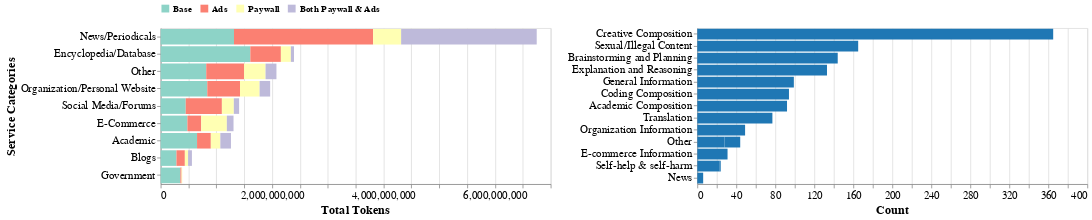

Notebook source saved alongside this figure:
### Code cell
# CHANGE HERE THE ORDER OF THE PLOTS
alt.hconcat(services_paywall_chart, wildchat_chart)

### Figure 1 — Vega-Lite specification as saved in the notebook (floating-point values rounded to 4 significant figures)
{"config": {"view": {"continuousWidth": 300, "continuousHeight": 300}}, "hconcat": [{"data": {"name": "data-ecb8936c06215d9c92248034a0313cbc"}, "mark": {"type": "bar", "color": "#1f77b4"}, "encoding": {"color": {"field": "paywall_ads", "legend": {"labelColor": "black", "labelFont": "arial", "labelFontSize": 12, "labelFontWeight": "bold", "labelPadding": 5, "orient": "top", "title": null}, "scale": {"domain": ["Base", "Ads", "Paywall", "Both Paywall & Ads"], "range": ["#8dd3c7", "#fb8072", "#ffffb3", "#bebada"]}, "sort": ["Base", "Ads", "Paywall", "Both Paywall & Ads"], "title": null, "type": "nominal"}, "order": {"field": "order", "type": "quantitative"}, "x": {"axis": {"labelFont": "arial", "labelFontSize": 14, "titleFont": "arial", "titleFontSize": 16}, "field": "total_tokens", "title": "Total Tokens", "type": "quantitative"}, "y": {"axis": {"labelExpr": "datum.value", "labelFont": "arial", "labelFontSize": 14, "titleFont": "arial", "titleFontSize": 16}, "field": "Services", "sort": "-x", "title": "Service Categories", "type": "nominal"}}, "height": 200, "width": 500}, {"data": {"name": "data-3043abcb4871e1f7cf912edec946ba23"}, "mark": {"type": "bar", "color": "#1f77b4"}, "encoding": {"order": {"field": "order", "type": "quantitative"}, "x": {"axis": {"labelFont": "arial", "labelFontSize": 14, "titleFont": "arial", "titleFontSize": 16}, "field": "count", "title": "Count", "type": "quantitative"}, "y": {"axis": {"labelExpr": "datum.value", "labelFont": "arial", "labelFontSize": 14, "titleFont": "arial", "titleFontSize": 16}, "field": "category", "sort": "-x", "title": null, "type": "nominal"}}, "height": 200, "width": 500}], "$schema": "https://vega.github.io/schema/vega-lite/v5.17.0.json", "datasets": {"data-ecb8936c06215d9c92248034a0313cbc": [{"Services": "Government", "paywall_ads": "Base", "instance_count": 61, "total_tokens": 353227106, "percent": 91.21}, {"Services": "Academic", "paywall_ads": "Base", "instance_count": 139, "total_tokens": 652694941, "percent": 51.74}, {"Services": "Social Media/Forums", "paywall_ads": "Base", "instance_count": 120, "total_tokens": 449602272, "percent": 31.93}, {"Services": "Other", "paywall_ads": "Base", "instance_count": 312, "total_tokens": 817726255, "percent": 39.35}, {"Services": "Blogs", "paywall_ads": "Base", "instance_count": 204, "total_tokens": 283150934, "percent": 50.49}, {"Services": "Organization/Personal Website", "paywall_ads": "Base", "instance_count": 806, "total_tokens": 836698232, "percent": 42.58}, {"Services": "E-Commerce", "paywall_ads": "Base", "instance_count": 251, "total_tokens": 479263377, "percent": 36.66}, {"Services": "News/Periodicals", "paywall_ads": "Base", "instance_count": 286, "total_tokens": 1315753129, "percent": 19.49}, {"Services": "Encyclopedia/Database", "paywall_ads": "Base", "instance_count": 135, "total_tokens": 1609092059, "percent": 67.26}, {"Services": "Social Media/Forums", "paywall_ads": "Ads", "instance_count": 103, "total_tokens": 648930411, "percent": 46.09}, {"Services": "Other", "paywall_ads": "Ads", "instance_count": 86, "total_tokens": 679367802, "percent": 32.7}, {"Services": "Organization/Personal Website", "paywall_ads": "Ads", "instance_count": 81, "total_tokens": 587457664, "percent": 29.9}, {"Services": "News/Periodicals", "paywall_ads": "Ads", "instance_count": 375, "total_tokens": 2497645284, "percent": 37.01}, {"Services": "Government", "paywall_ads": "Ads", "instance_count": 2, "total_tokens": 21489258, "percent": 5.549}, {"Services": "Academic", "paywall_ads": "Ads", "instance_count": 48, "total_tokens": 247183003, "percent": 19.59}, {"Services": "Encyclopedia/Database", "paywall_ads": "Ads", "instance_count": 66, "total_tokens": 548411405, "percent": 22.92}, {"Services": "Blogs", "paywall_ads": "Ads", "instance_count": 42, "total_tokens": 150750388, "percent": 26.88}, {"Services": "E-Commerce", "paywall_ads": "Ads", "instance_count": 40, "total_tokens": 248086036, "percent": 18.97}, {"Services": "Encyclopedia/Database", "paywall_ads": "Paywall", "instance_count": 17, "total_tokens": 179279960, "percent": 7.494}, {"Services": "Academic", "paywall_ads": "Paywall", "instance_count": 29, "total_tokens": 171242851, "percent": 13.57}, {"Services": "Other", "paywall_ads": "Paywall", "instance_count": 27, "total_tokens": 385123332, "percent": 18.53}, {"Services": "Organization/Personal Website", "paywall_ads": "Paywall", "instance_count": 63, "total_tokens": 351621735, "percent": 17.89}, {"Services": "Blogs", "paywall_ads": "Paywall", "instance_count": 3, "total_tokens": 57917810, "percent": 10.33}, {"Services": "E-Commerce", "paywall_ads": "Paywall", "instance_count": 62, "total_tokens": 460303943, "percent": 35.21}, {"Services": "Government", "paywall_ads": "Paywall", "instance_count": 2, "total_tokens": 12553737, "percent": 3.242}, {"Services": "News/Periodicals", "paywall_ads": "Paywall", "instance_count": 61, "total_tokens": 502559692, "percent": 7.446}, {"Services": "Social Media/Forums", "paywall_ads": "Paywall", "instance_count": 19, "total_tokens": 214318662, "percent": 15.22}, {"Services": "News/Periodicals", "paywall_ads": "Both Paywall & Ads", "instance_count": 271, "total_tokens": 2433485347, "percent": 36.05}, {"Services": "Encyclopedia/Database", "paywall_ads": "Both Paywall & Ads", "instance_count": 10, "total_tokens": 55685426, "percent": 2.328}, {"Services": "Organization/Personal Website", "paywall_ads": "Both Paywall & Ads", "instance_count": 19, "total_tokens": 189273229, "percent": 9.632}, {"Services": "E-Commerce", "paywall_ads": "Both Paywall & Ads", "instance_count": 17, "total_tokens": 119821192, "percent": 9.164}, {"Services": "Blogs", "paywall_ads": "Both Paywall & Ads", "instance_count": 7, "total_tokens": 68951105, "percent": 12.3}, {"Services": "Other", "paywall_ads": "Both Paywall & Ads", "instance_count": 19, "total_tokens": 195665986, "percent": 9.417}, {"Services": "Social Media/Forums", "paywall_ads": "Both Paywall & Ads", "instance_count": 16, "total_tokens": 95023187, "percent": 6.749}, {"Services": "Academic", "paywall_ads": "Both Paywall & Ads", "instance_count": 17, "total_tokens": 190367647, "percent": 15.09}], "data-3043abcb4871e1f7cf912edec946ba23": [{"category": "Academic Composition", "count": 92, "stack": "Relevance to Websites"}, {"category": "Organization Information", "count": 49, "stack": "Relevance to Websites"}, {"category": "E-commerce Information", "count": 31, "stack": "Relevance to Websites"}, {"category": "News", "count": 6, "stack": "Relevance to Websites"}, {"category": "Creative Composition", "count": 365, "stack": "Less Relevant to Websites"}, {"category": "Brainstorming and Planning", "count": 144, "stack": "Less Relevant to Websites"}, {"category": "Explanation and Reasoning", "count": 133, "stack": "Less Relevant to Websites"}, {"category": "General Information", "count": 99, "stack": "Less Relevant to Websites"}, {"category": "Coding Composition", "count": 94, "stack": "Less Relevant to Websites"}, {"category": "Translation", "count": 77, "stack": "Less Relevant to Websites"}, {"category": "Other", "count": 28, "stack": "Less Relevant to Websites"}, {"category": "Self-help & self-harm", "count": 23, "stack": "Less Relevant to Websites"}, {"category": "Other", "count": 16, "stack": "Less Relevant to Websites"}, {"category": "Self-help & self-harm", "count": 1, "stack": "Less Relevant to Websites"}, {"category": "Sexual/Illegal Content", "count": 165, "stack": "NSFW Content"}]}}
